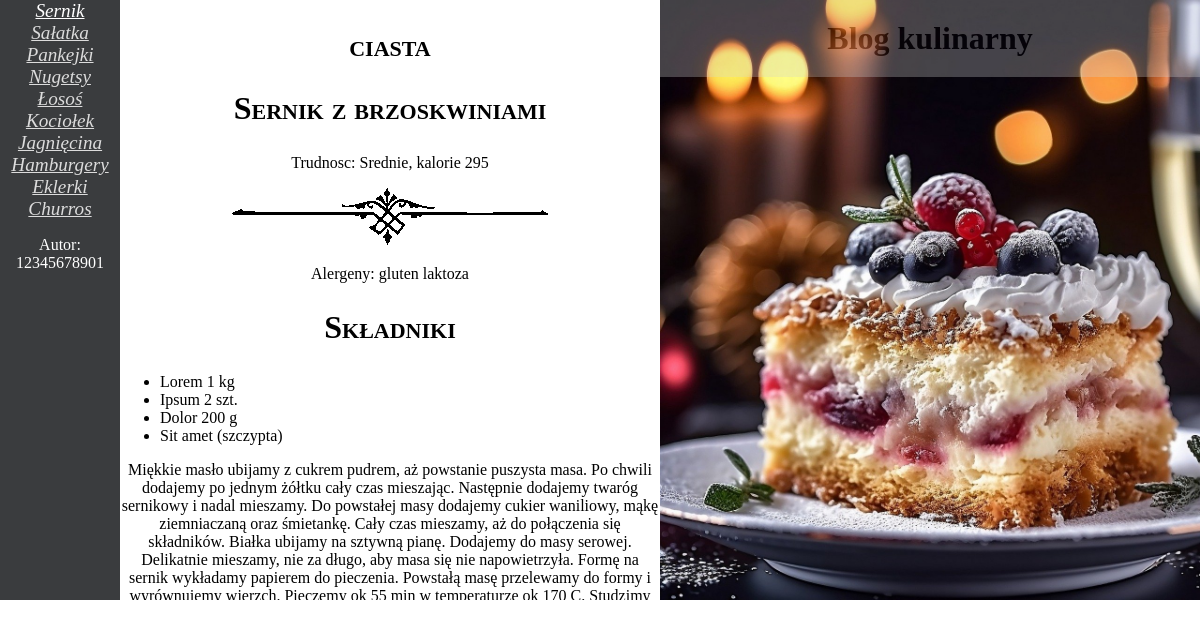
The app's page /blog_kulinarny/przepisy.php?id=1 with its own data.
### tables this page shows
CREATE TABLE `potrawy` (
  `idPotrawy` int(10) UNSIGNED NOT NULL,
  `idRodzaje` int(10) UNSIGNED NOT NULL,
  `nazwa` varchar(50) DEFAULT NULL,
  `plik` varchar(50) DEFAULT NULL,
  `trudnosc` tinyint(3) UNSIGNED DEFAULT NULL,
  `kalorie` int(10) UNSIGNED DEFAULT NULL,
  `przepis` text DEFAULT NULL
);

CREATE TABLE `rodzaje` (
  `idRodzaje` int(10) UNSIGNED NOT NULL,
  `rodzaj` varchar(20) DEFAULT NULL
);

CREATE TABLE `alergeny` (
  `idAlergeny` int(10) UNSIGNED NOT NULL,
  `alergen` varchar(30) DEFAULT NULL
);

### blog_kulinarny/przepisy.php (the view, shortened to what this page needs)
<!DOCTYPE html>
<html lang="pl">
<head>
    <link rel="stylesheet" href="styl.css">
</head>
<body>
<aside>
    <a href="przepisy.php?id=1">Sernik</a>
    <a href="przepisy.php?id=2">Sałatka</a>
    <a href="przepisy.php?id=3">Pankejki</a>
    <a href="przepisy.php?id=4">Nugetsy</a>
    <a href="przepisy.php?id=5">Łosoś</a>
    <a href="przepisy.php?id=6">Kociołek</a>
    <a href="przepisy.php?id=7">Jagnięcina</a>
    <a href="przepisy.php?id=8">Hamburgery</a>
    <a href="przepisy.php?id=9">Eklerki</a>
    <a href="przepisy.php?id=10">Churros</a>
    <p>Autor: 12345678901</p>
</aside>
<main>
    <?php
    $id = 7;
        if (isset($_GET['id'])) {
            $id = $_GET['id'];
        };
    $db = mysqli_connect("localhost", "root", "", "przepisy");
    $query1 = "SELECT potrawy.nazwa, rodzaje.rodzaj FROM potrawy JOIN rodzaje ON potrawy.idRodzaje = rodzaje.idRodzaje WHERE potrawy.idPotrawy = $id;";
    $wynik1 = mysqli_query($db, $query1);
    $row1 = mysqli_fetch_array($wynik1);
    echo "<h2>{$row1['1']}</h2>";
    $query2 = "SELECT nazwa, trudnosc, kalorie FROM potrawy WHERE idPotrawy = $id;";
    $wynik2 = mysqli_query($db, $query2);
    $row2 = mysqli_fetch_array($wynik2);
    echo "<h2> {$row2['0']}</h2>";
    if ($row2['1'] == 1) {
        $poziom = 'łatwe';
    } elseif ($row2['1'] == 2)  {
        $poziom = 'Srednie';
    } else {
        $poziom = 'Trudne';
    }
    echo "<p>Trudnosc: $poziom, kalorie {$row2['2']}</p> ";
    ?>
    <img src="separator.png" alt="przepis">
    <p> Alergeny:
    <?php
       $query3 = "SELECT potrawy.nazwa, alergeny.alergen FROM potrawy JOIN lista_alergenow ON potrawy.idPotrawy = lista_alergenow.idPotrawy JOIN alergeny ON lista_alergenow.idAlergeny = alergeny.idAlergeny WHERE potrawy.idPotrawy = $id;";
       $wynik3 = mysqli_query($db, $query3);
       while($row3 = mysqli_fetch_array($wynik3)) {
        echo "{$row3['1']} ";
       }
    ?>
    </p>
    <h2>Składniki</h2>
    <ul>
        <li>Lorem 1 kg</li>
        <li>Ipsum 2 szt.</li>
        <li>Dolor 200 g</li>
        <li>Sit amet (szczypta)</li>
    </ul>
    <?php
        $query4 = "SELECT przepis, plik FROM potrawy WHERE idPotrawy = $id;";
        $wynik4 = mysqli_query($db, $query4);
        $row4 = mysqli_fetch_array($wynik4);
        ?>
        <p><?php echo $row4['0']; ?></p>
</main>
    <section style="background-image: url('<?= $row4['1'] ?>')">
        <h1>Blog kulinarny</h1>
    </section>
</body>
</html>

### blog_kulinarny/styl.css (style rules this page uses)
* { font-family: garamond; text-align: center; }
body { display: flex; margin: 0; }
aside { background-color: #3a3c3e; color: white; width: 10%; height: 600px; }
main { width: 45%; height: 600px; overflow: auto; }
section { background-size: cover; width: 45%; height: 600px; }
h1 { background-color: rgb(211, 211, 211); opacity: 0.3; padding: 20px 0px; margin: 0; font-size: 2em; }
h2 { font-size: 2em; font-variant: small-caps; }
li { text-align: left; }
a { color: gainsboro; font-size: 120%; font-style: italic; display: block; }

### records on screen
potrawy: idRodzaje.rodzaj "ciasta", nazwa "Sernik z brzoskwiniami", trudnosc "Srednie", kalorie "295", alergeny.alergen "gluten", alergeny.alergen "laktoza", przepis "Miękkie masło ubijamy z cukrem pudrem, aż powstanie puszysta masa. Po chwili dodajemy po jednym żółtku cały czas mieszając. Następnie dodajemy twaróg sernikowy i nadal mieszamy. Do powstałej masy dodajemy cukier waniliowy, mąkę ziemniaczaną oraz śmietankę. Cały czas mieszamy, aż do połączenia się składników. Białka ubijamy na sztywną pianę. Dodajemy do masy serowej. Delikatnie mieszamy, nie za długo, aby masa się nie napowietrzyła. Formę na sernik wykładamy papierem do pieczenia. Powstałą masę przelewamy do formy i wyrównujemy wierzch. Pieczemy ok 55 min w temperaturze ok 170 C. Studzimy…", plik (picture)
